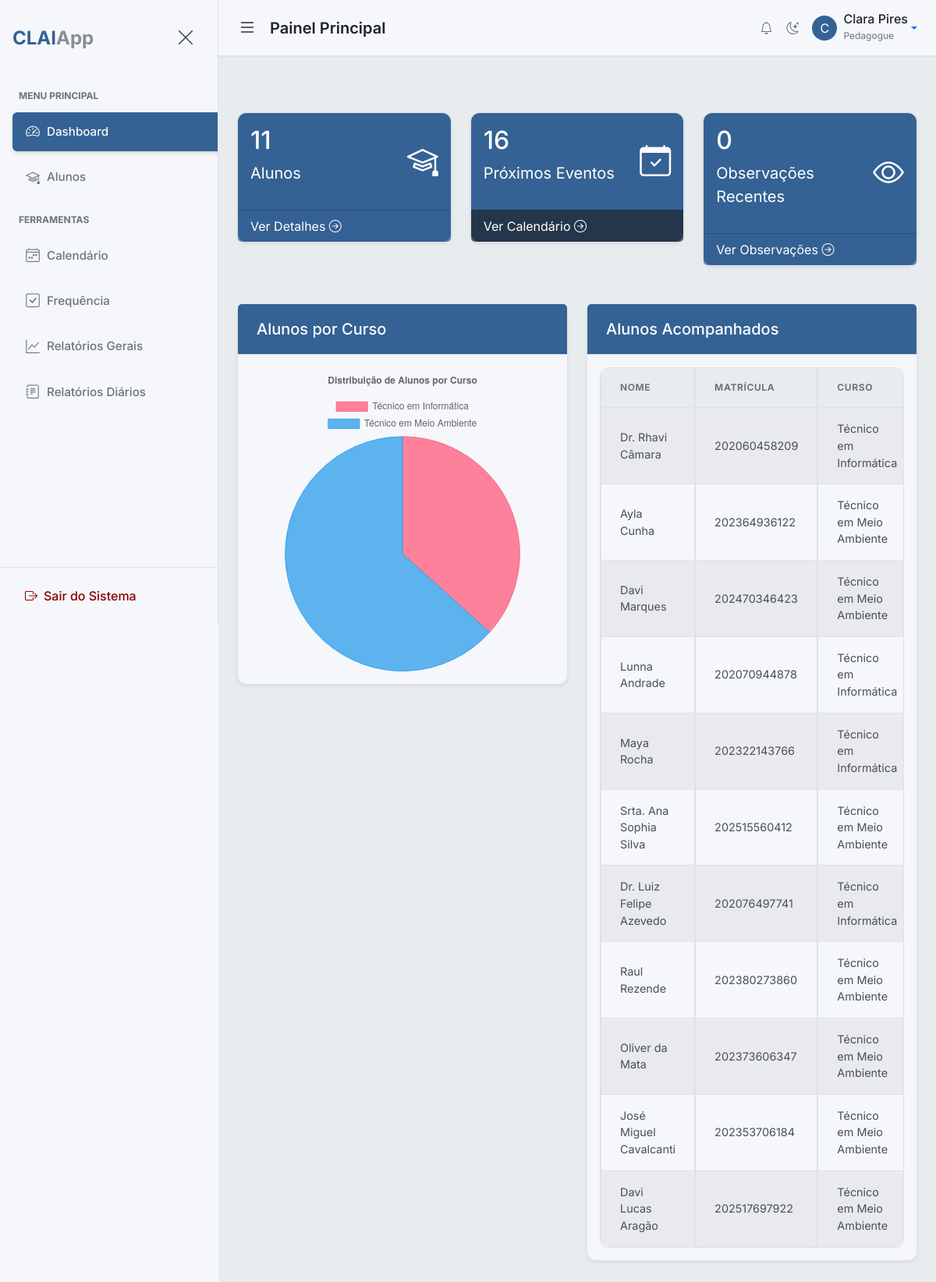
/dashboard (signed in), run on the app's committed database.
### app/models.py (models this page shows, shortened)
class BaseModel(Model):
    class Meta:
        database = db

class User(UserMixin, BaseModel):
    username = CharField(unique=True)
    email = CharField(unique=True)
    password = CharField()
    name = CharField()
    profile_picture = CharField(default='default_profile.png')
    role = CharField(default='pedagogue')  # 'admin', 'pedagogue'
    class Meta:
        table_name = 'users'

class Student(BaseModel):
    name = CharField()
    matricula = CharField(unique=True)
    dob = DateField()  # Date of Birth
    cid = CharField(null=True)  # International Classification of Diseases
    email = CharField(null=True)
    phone = CharField(null=True)
    grade = CharField(null=True)  # Turma
    course = CharField(null=True)
    responsible_name = CharField(null=True)
    responsible_phone = CharField(null=True)
    responsible_email = CharField(null=True)
    responsible_cpf = CharField(null=True) # Responsible CPF field added
    pedagogue = ForeignKeyField(User, backref='students', null=True)  # Assign a primary pedagogue
    student_picture = CharField(default='default_student.png')
    specific_needs_description = TextField(null=True)  # New field for RF05
    class Meta:
        table_name = 'students'

### app/routes.py (the view)
@bp.route('/dashboard')
@login_required
def dashboard():
    today = datetime.date.today()
    if current_user.role == 'admin':
        students = Student.select()
        upcoming_events = Event.select().where(Event.start_time >= datetime.datetime.now())
        recent_observations = Observation.select().where(Observation.date >= today - datetime.timedelta(days=7))
    else:
        students = Student.select().where(Student.pedagogue == current_user)
        upcoming_events = Event.select().where(
            (Event.pedagogue == current_user) and
            (Event.start_time >= datetime.datetime.now())
        )
        recent_observations = Observation.select().where(
            (Observation.pedagogue == current_user) and
            (Observation.date >= today - datetime.timedelta(days=7))
        )
    student_count = students.count()
    upcoming_events_count = upcoming_events.count()
    recent_observations_count = recent_observations.count()
    students_per_course = (
        Student.select(Student.course, peewee.fn.COUNT(Student.id).alias('count'))
        .group_by(Student.course)
        .order_by(Student.course)
    )
    chart_labels = [s.course for s in students_per_course]
    chart_data = [s.count for s in students_per_course]
    return render_template(
        'dashboard.html',
        title='Dashboard',
        student_count=student_count,
        upcoming_events_count=upcoming_events_count,
        recent_observations_count=recent_observations_count,
        students=students,
        chart_labels=chart_labels,
        chart_data=chart_data
    )

### app/templates/dashboard.html (shortened to what this page needs)
{% extends "base.html" %}
{% block page_heading %}Painel Principal{% endblock %}
{% block content %}
<div class="row g-4 my-4">
    <div class="col-md-4">
        <div class="card bg-primary text-white shadow-sm">
            <div class="card-body d-flex justify-content-between align-items-center">
                <div>
                    <h3 class="fs-2">{{ student_count }}</h3>
                    <p class="fs-5">Alunos</p>
                </div>
                <i class="bi bi-mortarboard fs-1"></i>
            </div>
            <a href="{{ url_for('main.list_students') }}" class="card-footer text-white text-decoration-none bg-primary bg-opacity-75">
                Ver Detalhes <i class="bi bi-arrow-right-circle"></i>
            </a>
        </div>
    </div>
    <div class="col-md-4">
        <div class="card bg-primary text-white shadow-sm">
            <div class="card-body d-flex justify-content-between align-items-center">
                <div>
                    <h3 class="fs-2">{{ upcoming_events_count }}</h3>
                    <p class="fs-5">Próximos Eventos</p>
                </div>
                <i class="bi bi-calendar-check fs-1"></i>
            </div>
            <a href="{{ url_for('main.calendar') }}" class="card-footer text-white text-decoration-none bg-success bg-opacity-75">
                Ver Calendário <i class="bi bi-arrow-right-circle"></i>
            </a>
        </div>
    </div>
    <div class="col-md-4">
        <div class="card bg-primary text-white shadow-sm">
            <div class="card-body d-flex justify-content-between align-items-center">
                <div>
                    <h3 class="fs-2">{{ recent_observations_count }}</h3>
                    <p class="fs-5">Observações Recentes</p>
                </div>
                <i class="bi bi-eye fs-1"></i>
            </div>
            <a href="{{ url_for('main.list_students') }}" class="card-footer bg-primary text-white text-decoration-none bg-opacity-75">
                Ver Observações <i class="bi bi-arrow-right-circle"></i>
            </a>
        </div>
    </div>
</div>
<div class="row my-4">
    <div class="col-md-6">
        <div class="card shadow-sm">
            <div class="card-header bg-primary text-white">
                <h5 class="mb-0">Alunos por Curso</h5>
            </div>
            <div class="card-body">
                <canvas id="studentsPerCourseChart"></canvas>
            </div>
        </div>
    </div>
    <div class="col-md-6">
        <div class="card shadow-sm">
            <div class="card-header bg-primary text-white">
                <h5 class="mb-0">Alunos Acompanhados</h5>
            </div>
            <div class="card-body">
                <div class="table-responsive">
                    <table class="table table-striped table-bordered">
                        <thead>
                            <tr>
                                <th scope="col">Nome</th>
                                <th scope="col">Matrícula</th>
                                <th scope="col">Curso</th>
                            </tr>
                        </thead>
                        <tbody>
                            {% for student in students %}
                            <tr>
                                <td>{{ student.name }}</td>
                                <td>{{ student.matricula }}</td>
                                <td>{{ student.course }}</td>
                            </tr>
                            {% else %}
                            <tr>
                                <td colspan="4">Nenhum aluno cadastrado.</td>
                            </tr>
                            {% endfor %}
                        </tbody>
                    </table>
                </div>
            </div>
        </div>
    </div>
</div>
{% endblock %}
{% block scripts %}
<script>
    var ctx = document.getElementById('studentsPerCourseChart').getContext('2d');
    var studentsPerCourseChart = new Chart(ctx, {
        type: 'pie',
        data: {
            labels: {{ chart_labels | tojson }},
            datasets: [{
                data: {{ chart_data | tojson }},
                backgroundColor: [
                    'rgba(255, 99, 132, 0.8)',
                    'rgba(54, 162, 235, 0.8)',
                    'rgba(255, 206, 86, 0.8)',
                    'rgba(75, 192, 192, 0.8)',
                    'rgba(153, 102, 255, 0.8)',
                    'rgba(255, 159, 64, 0.8)'
                ],
                borderColor: [
                    'rgba(255, 99, 132, 1)',
                    'rgba(54, 162, 235, 1)',
                    'rgba(255, 206, 86, 1)',
                    'rgba(75, 192, 192, 1)',
                    'rgba(153, 102, 255, 1)',
                    'rgba(255, 159, 64, 1)'
                ],
                borderWidth: 1
            }]
        },
        options: {
            responsive: true,
            plugins: {
                legend: {
                    position: 'top',
                },
                title: {
                    display: true,
                    text: 'Distribuição de Alunos por Curso'
                }
            }
        }
    });
</script>
{% endblock %}

### app/templates/base.html (shortened to what this page needs)
{% from "macros/pagination_macros.html" import render_pagination %}
<!DOCTYPE html>
<html lang="pt-br" data-bs-theme="light"{% block html_attribs %}{% endblock %}>
<head>
    <link href="https://cdn.jsdelivr.net/npm/bootstrap@5.3.8/dist/css/bootstrap.min.css" rel="stylesheet"
>
    <link rel="stylesheet" href="https://cdn.jsdelivr.net/npm/bootstrap-icons@1.11.1/font/bootstrap-icons.css">
    <link href='https://cdn.jsdelivr.net/npm/fullcalendar@6.1.19/main.min.css' rel='stylesheet' />
    <link rel="stylesheet" href="https://cdnjs.cloudflare.com/ajax/libs/font-awesome/6.5.1/css/all.min.css" />
    <link rel="stylesheet" href="{{ url_for('static', filename='css/style.css') }}">
    <link rel="stylesheet" href="{{ url_for('static', filename='css/print.css') }}" media="print">
    <link rel="stylesheet" href="https://cdn.jsdelivr.net/npm/pace-js@latest/pace-theme-default.min.css">
    <link rel="stylesheet" href="https://cdnjs.cloudflare.com/ajax/libs/animate.css/4.1.1/animate.min.css"/>
</head>
<body class="d-flex" id="wrapper"{% block body_attribs %}{% endblock %}>
    {% block body %}
    <div id="sidebar-wrapper">
        <div class="sidebar-heading d-flex justify-content-between align-items-center py-4 px-3">
            <div class="fw-bold fs-4 text-primary tracking-tight">
                {{ config.APP_BASE_NAME }}<span class="text-body text-opacity-50">{{ config.APP_SUFFIX }}</span>
            </div>
            <button class="btn btn-link text-secondary" id="sidebar-close">
                <i class="bi bi-x-lg fs-4"></i>
            </button>
        </div>
        <div class="list-group list-group-flush my-3">
            <small class="text-uppercase text-muted fw-bold px-4 mb-2" style="font-size: 0.75rem;">Menu
                Principal</small>
            <a href="{{ url_for('main.dashboard') }}"
                class="list-group-item list-group-item-action {% if request.endpoint == 'main.dashboard' %}active{% endif %}">
                <i class="bi bi-speedometer2 me-2"></i>Dashboard
            </a>
            <a href="{{ url_for('main.list_students') }}"
                class="list-group-item list-group-item-action {% if request.endpoint == 'main.list_students' %}active{% endif %}">
                <i class="bi bi-mortarboard me-2"></i>Alunos
            </a>
            <small class="text-uppercase text-muted fw-bold px-4 mb-2 mt-3"
                style="font-size: 0.75rem;">Ferramentas</small>
            <a href="{{ url_for('main.calendar') }}"
                class="list-group-item list-group-item-action {% if request.endpoint == 'main.calendar' %}active{% endif %}">
                <i class="bi bi-calendar4-week me-2"></i>Calendário
            </a>
            <a href="{{ url_for('main.mark_attendance') }}"
                class="list-group-item list-group-item-action {% if request.endpoint == 'main.mark_attendance' %}active{% endif %}">
                <i class="bi bi-check-square me-2"></i>Frequência
            </a>
            <a href="{{ url_for('main.list_general_reports') }}"
                class="list-group-item list-group-item-action {% if request.endpoint == 'main.list_general_reports' %}active{% endif %}">
                <i class="bi bi-graph-up me-2"></i>Relatórios Gerais
            </a>
            <a href="{{ url_for('main.list_daily_reports') }}"
                class="list-group-item list-group-item-action {% if 'daily_report' in request.endpoint %}active{% endif %}">
                <i class="bi bi-journal-text me-2"></i>Relatórios Diários
            </a>
        </div>
        <div class="mt-auto p-3 border-top">
            <a href="{{ url_for('main.logout') }}"
                class="d-flex align-items-center text-decoration-none text-danger px-3 py-2 rounded hover-bg-light">
                <i class="bi bi-box-arrow-right me-2"></i>
                <span class="fw-medium">Sair do Sistema</span>
            </a>
        </div>
    </div>
    <div id="page-content-wrapper">
        <nav class="navbar navbar-expand-lg main-navbar px-4">
            <div class="d-flex align-items-center w-100">
                <button class="btn btn-link text-body p-0 me-3" id="menu-toggle">
                    <i class="bi bi-list fs-4"></i>
                </button>
                <h1 class="h5 m-0 fw-semibold text-body">{% block page_heading %}Visão Geral{% endblock %}</h1>
                <div class="ms-auto d-flex align-items-center gap-3">
                    {% if current_user.is_authenticated %}
                    <a href="{{ url_for('main.list_notifications') }}" class="btn btn-link text-body-secondary p-0 position-relative" title="Notificações">
                        <i class="bi bi-bell"></i>
                    </a>
                    {% endif %}
                    <button class="btn btn-link text-body-secondary p-0" id="theme-toggle" title="Alternar Tema">
                        <i class="bi bi-moon-stars"></i>
                    </button>
                    <div class="dropdown">
                        <a class="d-flex align-items-center text-decoration-none dropdown-toggle" href="#" role="button"
                            data-bs-toggle="dropdown" aria-expanded="false">
                            <div class="avatar bg-primary text-white rounded-circle d-flex align-items-center justify-content-center me-2"
                                style="width: 32px; height: 32px;">
                                {% if current_user.is_authenticated %}
                                {{ current_user.name[0] | upper }}
                                {% else %}
                                <i class="bi bi-person"></i>
                                {% endif %}
                            </div>
                            <div class="d-none d-md-block">
                                {% if current_user.is_authenticated %}
                                <span class="fw-medium text-body d-block" style="line-height: 1;">{{
                                    current_user.name }}</span>
                                <small class="text-muted" style="font-size: 0.75rem;">{{ current_user.role |
                                    capitalize }}</small>
                                {% else %}
                                <span class="fw-medium text-body d-block" style="line-height: 1;">Convidado</span>
                                <small class="text-muted" style="font-size: 0.75rem;">Não Autenticado</small>
                                {% endif %}
                            </div>
                        </a>
                    </div>
                </div>
            </div>
        </nav>
        <main class="container-fluid px-4 py-4 animate__animated animate__fadeIn">
            {% block content %}{% endblock %}
        </main>
    </div>
    {% endblock %}
    {% block scripts %}
    {% endblock %}
</body>
</html>

### data on the page
User: name "C", name "Clara Pires", role "Pedagogue"
Student: name "Dr. Rhavi Câmara", matricula "202060458209", course "Técnico em Informática"
Student: name "Ayla Cunha", matricula "202364936122", course "Técnico em Meio Ambiente"
Student: name "Davi Marques", matricula "202470346423", course "Técnico em Meio Ambiente"
Student: name "Lunna Andrade", matricula "202070944878", course "Técnico em Informática"
Student: name "Maya Rocha", matricula "202322143766", course "Técnico em Informática"
Student: name "Srta. Ana Sophia Silva", matricula "202515560412", course "Técnico em Meio Ambiente"
Student: name "Dr. Luiz Felipe Azevedo", matricula "202076497741", course "Técnico em Informática"
Student: name "Raul Rezende", matricula "202380273860", course "Técnico em Meio Ambiente"
Student: name "Oliver da Mata", matricula "202373606347", course "Técnico em Meio Ambiente"
Student: name "José Miguel Cavalcanti", matricula "202353706184", course "Técnico em Meio Ambiente"
Student: name "Davi Lucas Aragão", matricula "202517697922", course "Técnico em Meio Ambiente"

### other printed values
{{ config.APP_BASE_NAME }} "CLAI"
{{ config.APP_SUFFIX }} "App"
{{ student_count }} "11"
{{ upcoming_events_count }} "16"
{{ recent_observations_count }} "0"
chart data {{ chart_data | tojson }} [11, 19]
